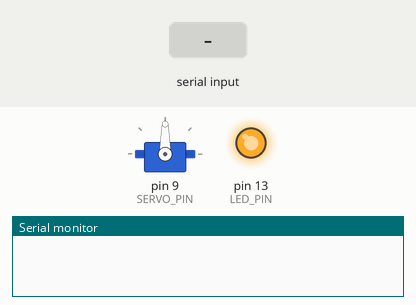
Recording of a sketch running on a simulated Arduino Uno, built with avr-gcc and run on an emulated ATmega328P. Parts: servo, output pins drawn as LEDs (lit = HIGH), the last lines printed to the serial monitor. Inputs (shaded band) come from the test bench.

Above: at 0.51 s.
At 2.3 s:
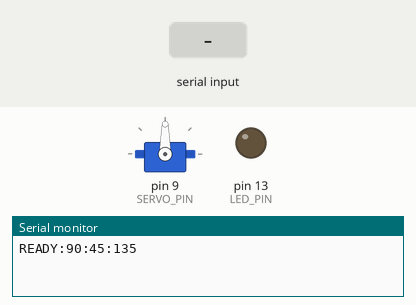
2.4 s: "P90\n" received over Serial
3.9 s: "?\n" received over Serial
5.4 s: "90,45\n" received over Serial
Timing chart, 0 to 8.4 s (numbered marks = the images above; inputs shaded):
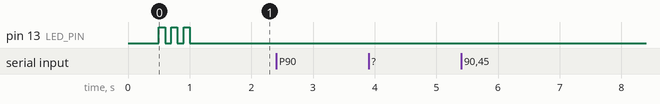

The sketch:

arduino_servo_ROBUST.ino
```cpp
/*
 * 3D LIDAR Scanner - Arduino Servo Controller (ROBUST)
 *
 * Einfacher und robuster Code ohne JSON
 *
 * Befehle:
 * P45  = Fahre zu 45°
 * P90  = Fahre zu 90°
 * P135 = Fahre zu 135°
 * H    = Home (90°)
 *
 * Antworten:
 * MOVING:90
 * REACHED:90
 * ERROR:...
 *
 * Verkabelung:
 * - Servo Signal → Pin 9
 * - Servo VCC → 5V
 * - Servo GND → GND
 */

#include <Servo.h>

#define SERVO_PIN 9
#define LED_PIN 13  // Eingebaute LED für visuelles Feedback

Servo lidarServo;

int current_position = 90;
bool is_moving = false;
unsigned long move_start_time = 0;
const int MOVE_TIME = 800;  // 800ms für Servo-Bewegung + Settling

void setup() {
  Serial.begin(115200);

  pinMode(LED_PIN, OUTPUT);

  // Servo initialisieren
  lidarServo.attach(SERVO_PIN);
  lidarServo.write(current_position);

  delay(500);

  // LED blinken = Bereit
  for(int i = 0; i < 3; i++) {
    digitalWrite(LED_PIN, HIGH);
    delay(100);
    digitalWrite(LED_PIN, LOW);
    delay(100);
  }

  // Startup-Nachricht (optional, wird ignoriert wenn Python nicht wartet)
  Serial.println("READY:90:45:135");
}

void loop() {
  // Befehle empfangen
  if(Serial.available()) {
    String command = Serial.readStringUntil('\n');
    command.trim();

    if(command.length() > 0) {
      processCommand(command);
    }
  }

  // Prüfen ob Servo Position erreicht hat
  if(is_moving) {
    unsigned long elapsed = millis() - move_start_time;

    if(elapsed >= MOVE_TIME) {
      is_moving = false;

      // Position erreicht Nachricht
      Serial.print("REACHED:");
      Serial.println(current_position);

      // LED kurz blinken
      digitalWrite(LED_PIN, HIGH);
      delay(50);
      digitalWrite(LED_PIN, LOW);
    }
  }
}

void processCommand(String cmd) {

  // Debug: Zeige empfangenen Befehl
  // Serial.print("DEBUG:Received:");
  // Serial.println(cmd);

  // Position setzen: "P90"
  if(cmd.startsWith("P") || cmd.startsWith("p")) {
    String pos_str = cmd.substring(1);
    int target_pos = pos_str.toInt();

    // Sicherheit: Bereich prüfen
    if(target_pos < 45 || target_pos > 135) {
      Serial.print("ERROR:Range 45-135, got ");
      Serial.println(target_pos);
      return;
    }

    // Nur bewegen wenn anders als aktuelle Position
    if(target_pos != current_position) {
      current_position = target_pos;

      // Servo bewegen
      lidarServo.write(current_position);

      is_moving = true;
      move_start_time = millis();

      // Bestätigung
      Serial.print("MOVING:");
      Serial.println(current_position);

      // LED an während Bewegung
      digitalWrite(LED_PIN, HIGH);
    } else {
      // Schon an Position
      Serial.print("REACHED:");
      Serial.println(current_position);
    }
  }

  // Home Position: "H"
  else if(cmd == "H" || cmd == "h") {
    if(current_position != 90) {
      current_position = 90;
      lidarServo.write(current_position);

      is_moving = true;
      move_start_time = millis();

      Serial.println("MOVING:90");
      digitalWrite(LED_PIN, HIGH);
    } else {
      Serial.println("REACHED:90");
    }
  }

  // Status abfragen: "?"
  else if(cmd == "?") {
    Serial.print("STATUS:");
    Serial.print(current_position);
    Serial.print(":");
    Serial.println(is_moving ? "MOVING" : "IDLE");
  }

  // Unbekannter Befehl
  else {
    Serial.print("ERROR:Unknown:");
    Serial.println(cmd);
  }
}
```
